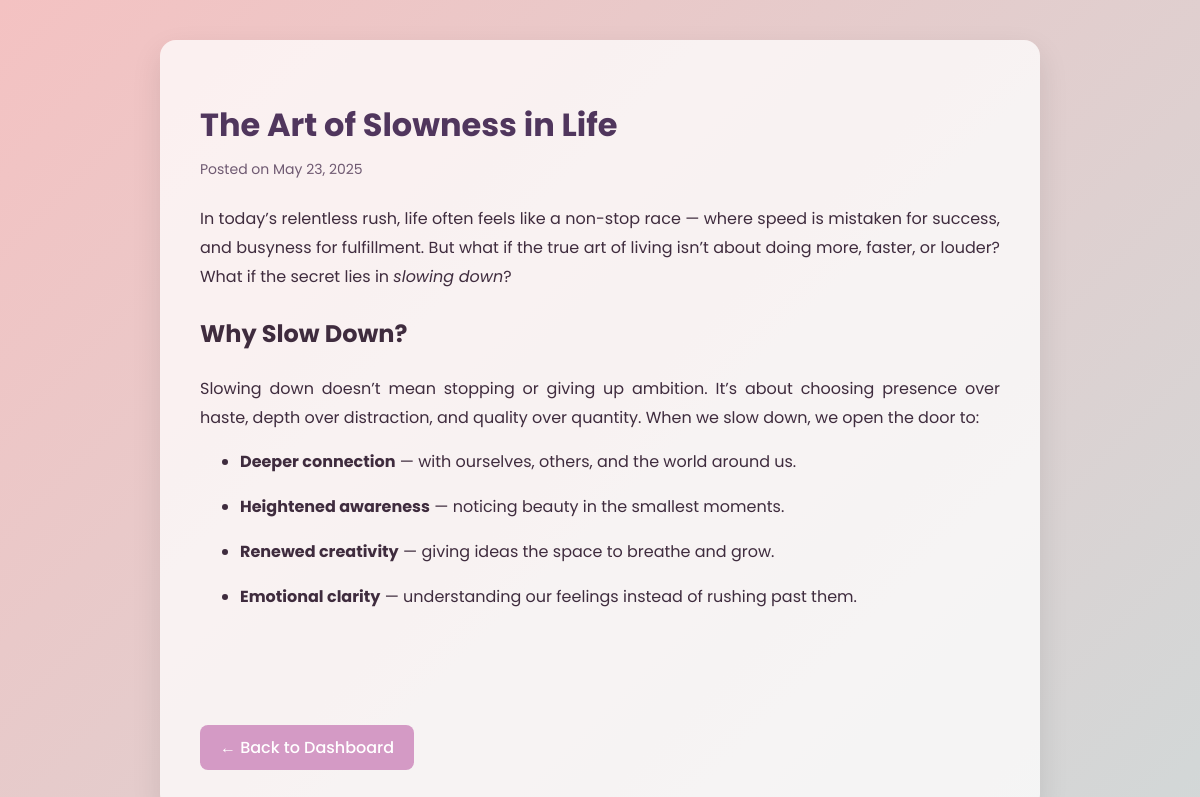
Screenshot of /post/2 with the database file from the repository.
### app/model.py (models this page shows)
class Post(db.Model):
    id = db.Column(db.Integer, primary_key=True)
    title = db.Column(db.String(100), nullable=False)
    content = db.Column(db.Text, nullable=False)
    image_url = db.Column(db.String(255),nullable=True)
    link=db.Column(db.String(255),nullable=True)
    is_public = db.Column(db.Boolean, default=False)
    date_posted = db.Column(db.DateTime, default=datetime.utcnow)
    user_id = db.Column(db.Integer, db.ForeignKey('user.id'), nullable=False)
    views = db.Column(db.Integer, default=0)
    likes = db.Column(db.Integer, default=0)
    liked_by = db.relationship('PostLike', backref='post', lazy='dynamic')

### app/routes/blog.py (the view)
@blog.route('/post/<int:post_id>')
def post(post_id):
    post = Post.query.get_or_404(post_id)
    post.views+=1
    db.session.commit()
    return render_template('post.html', post=post)

### app/templates/post.html (shortened to what this page needs)
<!DOCTYPE html>
<html lang="en">
<head>
</head>
<body>
    <div class="container">
        <h1>{{ post.title }}</h1>
        <div class="meta">Posted on {{ post.date_posted.strftime('%B %d, %Y') }}</div>
        <div class="content">
            {{ post.content|safe }}
        </div>
        <a class="back-link" href="{{ url_for('main.dashboard') }}">← Back to Dashboard</a>
    </div>
</body>
</html>

### app/templates/post.html (style rules this page uses)
body { margin: 0; padding: 40px; font-family: 'Poppins', sans-serif; background: linear-gradient(135deg, #f4c2c2, #afeeee); background-size: 200% 200%; animation: flow 20s ease infinite; color: #3b2f42; }
.container { max-width: 800px; margin: auto; background-color: rgba(255, 255, 255, 0.75); padding: 40px; border-radius: 16px; box-shadow: 0 12px 30px rgba(0, 0, 0, 0.1); }
h1 { font-size: 32px; font-weight: 700; color: #50365d; margin-bottom: 10px; }
.meta { font-size: 14px; color: #6f5a72; margin-bottom: 25px; }
.content { font-size: 16px; line-height: 1.8; color: #3f2c3e; }
.back-link { display: inline-block; margin-top: 30px; text-decoration: none; background-color: #d49ac5; color: white; padding: 10px 20px; border-radius: 8px; font-weight: 500; transition: background-color 0.3s ease; }

### rows the page displays
Post: title "The Art of Slowness in Life", date_posted "May 23, 2025", content "In today’s relentless rush, life often feels like a non-stop race — where speed is mistaken for success, and busyness for fulfillment. But what if the true art of living isn’t about doing more, faster, or louder? What if the secret lies in slowing down ? Why Slow Down? Slowing down doesn’t mean stopping or giving up ambition. It’s about choosing presence over haste, depth over distraction, and quality over quantity. When we slow down, we open the door to: Deeper connection — with ourselves, others, and the world around us. Heightened awareness — noticing beauty in the smallest moments. Renewed creativity — giving ideas the space to breathe and grow. Emotional clarity — understanding our…"
